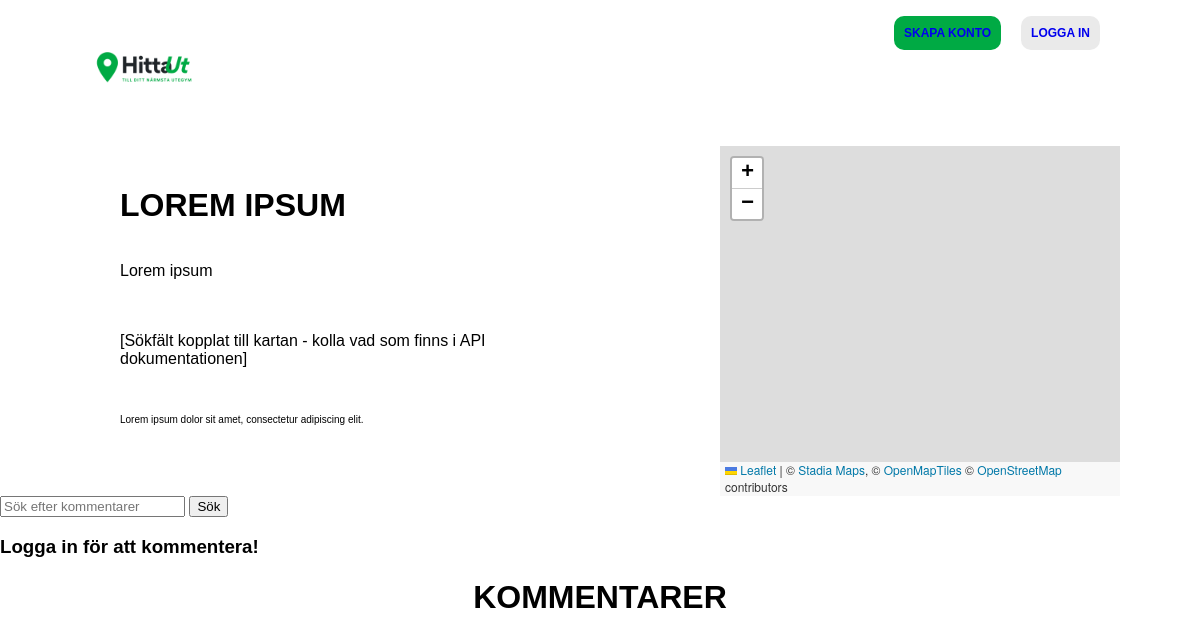
Before: / with the older database file.
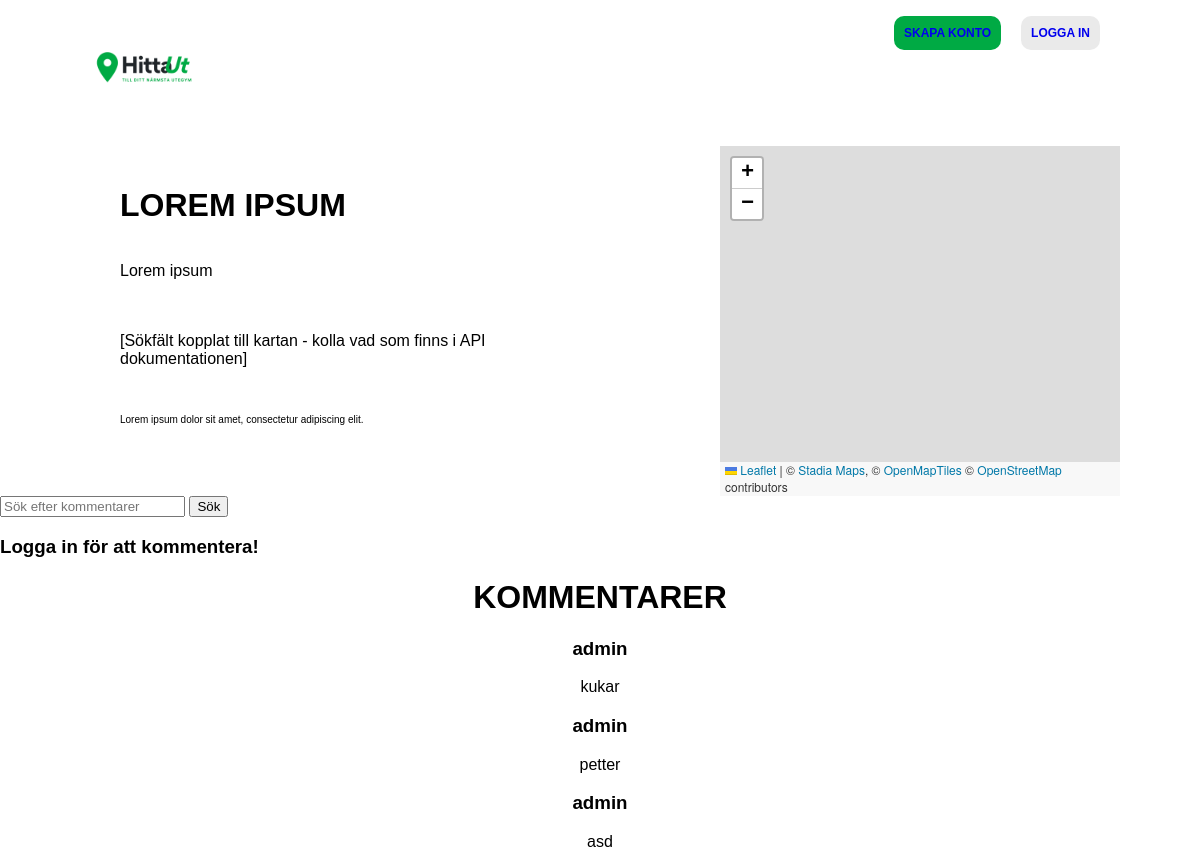
After: the same page with the newer database file.
### tables this page shows
CREATE TABLE "comments" (
	"CommentID"	INTEGER NOT NULL,
	"UserID"	INTEGER NOT NULL,
	"Text"	TEXT NOT NULL,
	PRIMARY KEY("CommentID" AUTOINCREMENT)
);

CREATE TABLE "users" (
	"UserID"	INTEGER NOT NULL,
	"Username"	TEXT NOT NULL,
	"Email"	TEXT NOT NULL,
	"Hash"	TEXT NOT NULL,
	"RoleID"	INTEGER,
	PRIMARY KEY("UserID" AUTOINCREMENT)
);

### functions.php (called while the page is built, shortened)
<?php
function check_login(){
    if(isset($_SESSION['user_id'])){
        return true;
    }
    else{
        return false;
        die;
    }
}
function query_get0($con, $sql){
    $result = $con->query($sql);
    return $result;
}

### index.php (the view, shortened to what this page needs)
<?php
include("connection.php");
include("functions.php");
function displayComment($activerow){
  if(check_login()){
    if($activerow['UserID'] == $_SESSION['user_id'] || $_SESSION['RoleID'] == 1){
      echo '<div class = "comment-container">
      <div class = "comment-header">
        <div class = "comment-header-right">
          <h3>'.$activerow['Username'].'</h3>
          <p>'.$activerow['Text'].'</p>
        </div>
      </div>
      <div class = "comment-footer">
        <div class = "comment-footer-right">
          <form action = "comment.php" method = "POST">
            <input type = "hidden" name = "commentid" value = "'.$activerow['CommentID'].'">
            <input type = "submit" value = "Delete">
          </form>
        </div>
      </div>';
    }
    else{
      echo '<div class = "comment-container">
      <div class = "comment-header">
        <div class = "comment-header-right">
          <h3>'.$activerow['Username'].'</h3>
          <p>'.$activerow['Text'].'</p>
        </div>
      </div>';
    }
  }
  else{
    echo '<div class = "comment-container">
      <div class = "comment-header">
        <div class = "comment-header-right">
          <h3>'.$activerow['Username'].'</h3>
          <p>'.$activerow['Text'].'</p>
        </div>
      </div>';
  }
}
?>
<!DOCTYPE html>
<html>
<head>
  <link rel="stylesheet" href="css/style.css">
  <link
  rel="stylesheet" href="https://unpkg.com/leaflet@1.8.0/dist/leaflet.css"
  />
</head>
<body>
  <?php
  if(!check_login()){
    echo'
    <div class="header">
    <nav>
        <ul id="main-menu">
          <li><img src="img/utegym-logo.png" id="logo"></li>
          <li><a href="login.php">LOGGA IN</a></li>
          <li><a href="register.php">SKAPA KONTO</a></li>
        </ul>
    </nav>
  </div>';
  }
  ?>
  <div class="row">
    <div class="column">
      <div class="left-column">
        <h1><b>Lorem Ipsum</b></h1>
        <p>Lorem ipsum </p>
        <br>
        <br>[Sökfält kopplat till kartan - kolla vad som finns i API dokumentationen]
        <br>
        <br>
        <br><p class="small-body">Lorem ipsum dolor sit amet, consectetur adipiscing elit.</p>
      </div>
    </div>
    <div class="column">
      <div class="right-column">
        <div id="pMap">
        </div>
      </div>
    </div>
  </div>
  <div>
    <form action="index.php" method = "POST">
      <input type="text" name="search" placeholder="Sök efter kommentarer">
      <input type="submit" id="search-button" value="Sök">
    </form>
  </div>
  <?php
  if(check_login()){
    echo'
    <div id = commenter>
      <h3>Lämna en kommentar!</h3>
      <form action = "comment.php" method = "POST">
        <textarea name = "comment" rows = "5" cols = "50"></textarea>
        <br>
        <input type = "submit" value = "Comment">
      </form>
    </div>
    ';
  }
  else{
    echo '<div id = "commenter">
    <h3>Logga in för att kommentera!</h3>
    </div>';
  }
  ?>
  <div id = comments>
    <?php
      $sql = "SELECT * FROM comments JOIN users ON comments.UserID = users.UserID ORDER BY commentid DESC";
      $result = query_get0($con, $sql);
      echo '<h1>Kommentarer</h1>';
      while($row = $result->fetchArray()){
        if(isset($_POST['search'])){
          if(str_contain(strtolower($row['Text']), strtolower($_POST['search'])) || str_contain(strtolower($row['Username']), strtolower($_POST['search']))){
              displayComment($row);
          }
        }
        else{
          displayComment($row);
        }
      }
    ?>
  </div>
</body>
</html>

### CSS/style.css (style rules this page uses)
body { margin: 0; padding: 0; font-family: arial,sans-serif; }
h1 { font-family: arial,sans-serif; text-transform: uppercase; }
nav ul { list-style: none; width:90%; }
nav ul li { display:inline; }
li:nth-child(2), li:last-child { float:right; margin-right:20px; font-size:12px; font-weight: 700; }
li:nth-child(2) { background-color:#EAEAEA; border-radius: 10px; padding:10px; }
li:last-child { background-color:#00AA44; border-radius:10px; padding:10px; }
a { text-decoration: none; }
#logo { width:100px; padding-left:5%; }
p.small-body { font-size: 10px; }
.row { display: flex; }
.column { flex: 50%; }
.left-column { display: flex; margin-top:5%; flex-direction: column; margin-left:20%; }
.right-column { display: flex; justify-content: center; flex-direction: column; margin-left:20%; }
#pMap { height: 350px; width: 400px; margin-top: 10px; }
#comments { text-align: center; }

Changed rows visible on the page:
added comments: UserID.Username "admin", Text "kukar"
added comments: UserID.Username "admin", Text "petter"
added comments: UserID.Username "admin", Text "asd"
